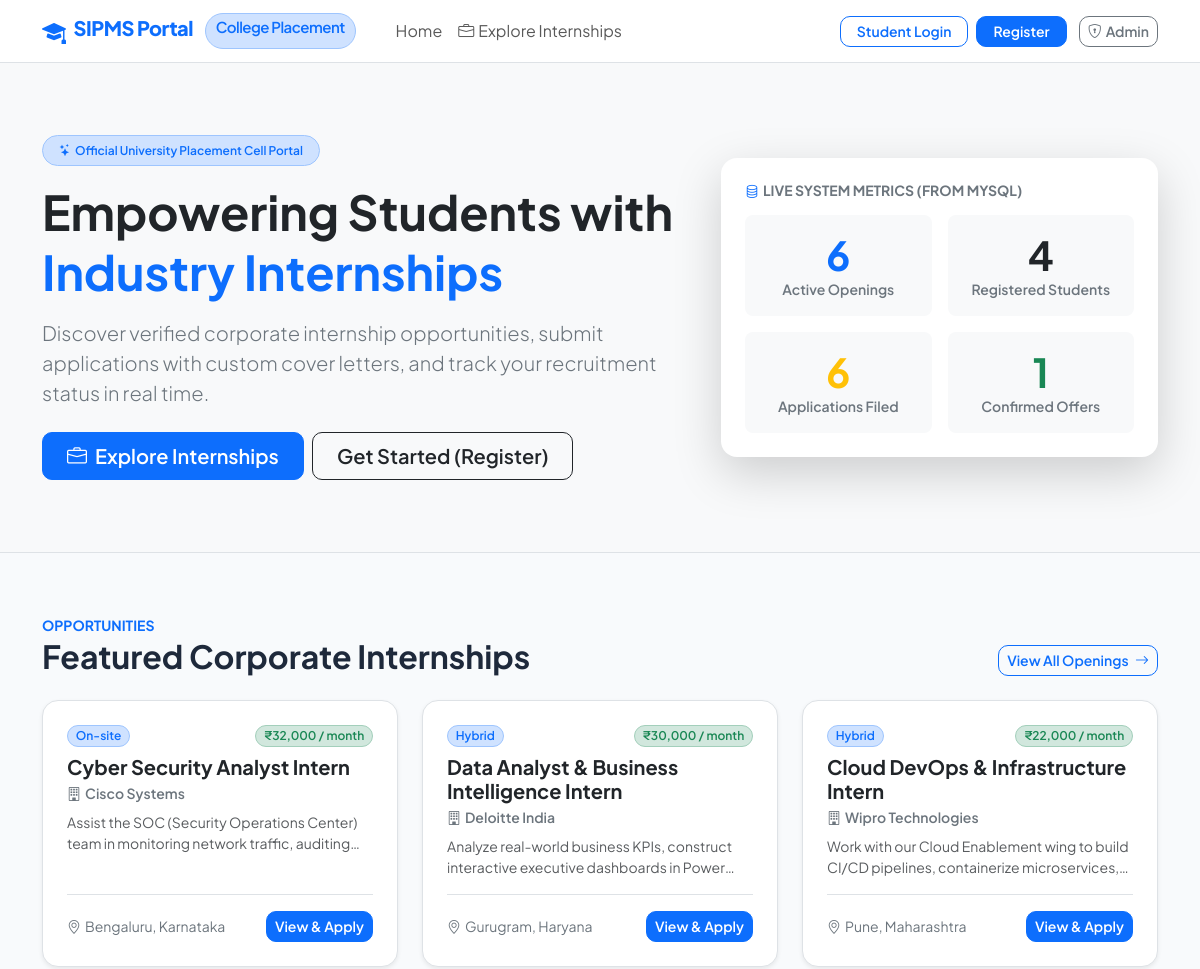
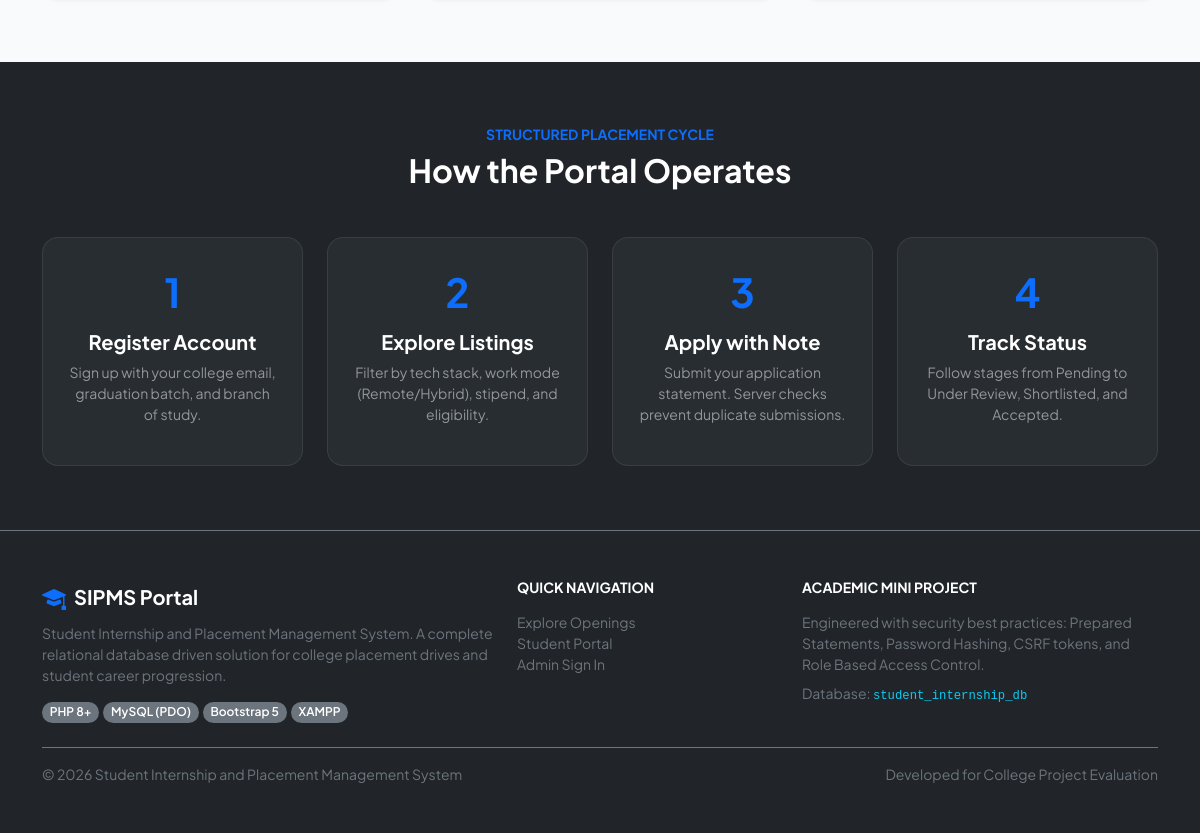
/student-internship-management/index.php, run on the app's committed database (2 pictures, top to bottom).
### tables this page shows
CREATE TABLE `internships` (
  `id` INT UNSIGNED NOT NULL AUTO_INCREMENT,
  `title` VARCHAR(200) NOT NULL,
  `company_name` VARCHAR(150) NOT NULL,
  `description` TEXT NOT NULL,
  `required_skills` VARCHAR(255) NOT NULL,
  `eligibility` VARCHAR(255) NOT NULL,
  `location` VARCHAR(150) NOT NULL,
  `work_mode` ENUM('Remote', 'Hybrid', 'On-site') NOT NULL DEFAULT 'On-site',
  `duration` VARCHAR(100) NOT NULL,
  `stipend` VARCHAR(100) NOT NULL,
  `available_positions` INT NOT NULL DEFAULT 1,
  `application_deadline` DATE NOT NULL,
  `status` ENUM('Active', 'Closed') NOT NULL DEFAULT 'Active',
  `created_by` INT UNSIGNED NOT NULL,
  `created_at` TIMESTAMP NOT NULL DEFAULT CURRENT_TIMESTAMP,
  `updated_at` TIMESTAMP NOT NULL DEFAULT CURRENT_TIMESTAMP ON UPDATE CURRENT_TIMESTAMP,
  PRIMARY KEY (`id`),
  KEY `idx_internships_status` (`status`),
  KEY `idx_internships_deadline` (`application_deadline`),
  KEY `idx_internships_created_by` (`created_by`),
  CONSTRAINT `fk_internships_created_by` 
    FOREIGN KEY (`created_by`) REFERENCES `users` (`id`) 
    ON DELETE RESTRICT ON UPDATE CASCADE
);

### student-internship-management/includes/functions.php (called while the page is built, shortened)
<?php
function e(?string $str): string
{
    return htmlspecialchars((string)$str, ENT_QUOTES, 'UTF-8');
}

### student-internship-management/index.php (the view, shortened to what this page needs)
<?php
require_once __DIR__ . '/includes/functions.php';
$pdo = Database::getConnection();
$stmtStudents = $pdo->query("SELECT COUNT(*) AS total FROM users WHERE role = 'student'");
$totalStudents = (int)($stmtStudents->fetch()['total'] ?? 0);
$stmtInternships = $pdo->query("SELECT COUNT(*) AS total FROM internships WHERE status = 'Active'");
$activeInternships = (int)($stmtInternships->fetch()['total'] ?? 0);
$stmtApplications = $pdo->query("SELECT COUNT(*) AS total FROM applications");
$totalApplications = (int)($stmtApplications->fetch()['total'] ?? 0);
$stmtAccepted = $pdo->query("SELECT COUNT(*) AS total FROM applications WHERE status = 'Accepted'");
$acceptedApplications = (int)($stmtAccepted->fetch()['total'] ?? 0);
$stmtRecent = $pdo->query("SELECT * FROM internships WHERE status = 'Active' ORDER BY id DESC LIMIT 3");
$recentInternships = $stmtRecent->fetchAll();
require_once __DIR__ . '/includes/header.php';
require_once __DIR__ . '/includes/navbar.php';
?>
<main>
    <section class="py-5 bg-light border-bottom">
        <div class="container py-4">
            <div class="row align-items-center g-5">
                <div class="col-lg-7">
                    <span class="badge bg-primary-subtle text-primary border border-primary-subtle px-3 py-2 mb-3">
                        <i class="bi bi-stars me-1"></i>Official University Placement Cell Portal
                    </span>
                    <h1 class="display-5 fw-bold text-dark lh-sm mb-3">
                        Empowering Students with <span class="text-primary">Industry Internships</span>
                    </h1>
                    <p class="lead text-secondary mb-4">
                        Discover verified corporate internship opportunities, submit applications with custom cover letters, and track your recruitment status in real time.
                    </p>
                    <div class="d-flex flex-wrap gap-2">
                        <a href="student/internships.php" class="btn btn-primary btn-lg px-4">
                            <i class="bi bi-briefcase me-2"></i>Explore Internships
                        </a>
                        <a href="register.php" class="btn btn-outline-dark btn-lg px-4">
                            Get Started (Register)
                        </a>
                    </div>
                </div>
                <div class="col-lg-5">
                    <div class="card shadow-lg p-4 bg-white border-0">
                        <h6 class="text-uppercase text-secondary fw-bold small mb-3">
                            <i class="bi bi-database me-1 text-primary"></i>Live System Metrics (from MySQL)
                        </h6>
                        <div class="row g-3 text-center">
                            <div class="col-6">
                                <div class="p-3 bg-light rounded-3">
                                    <div class="display-6 fw-bold text-primary"><?= $activeInternships ?></div>
                                    <div class="small text-secondary fw-semibold">Active Openings</div>
                                </div>
                            </div>
                            <div class="col-6">
                                <div class="p-3 bg-light rounded-3">
                                    <div class="display-6 fw-bold text-indigo"><?= $totalStudents ?></div>
                                    <div class="small text-secondary fw-semibold">Registered Students</div>
                                </div>
                            </div>
                            <div class="col-6">
                                <div class="p-3 bg-light rounded-3">
                                    <div class="display-6 fw-bold text-warning"><?= $totalApplications ?></div>
                                    <div class="small text-secondary fw-semibold">Applications Filed</div>
                                </div>
                            </div>
                            <div class="col-6">
                                <div class="p-3 bg-light rounded-3">
                                    <div class="display-6 fw-bold text-success"><?= $acceptedApplications ?></div>
                                    <div class="small text-secondary fw-semibold">Confirmed Offers</div>
                                </div>
                            </div>
                        </div>
                    </div>
                </div>
            </div>
        </div>
    </section>
    <section class="py-5">
        <div class="container py-3">
            <div class="d-flex justify-content-between align-items-end mb-4">
                <div>
                    <h6 class="text-primary text-uppercase fw-bold small mb-1">Opportunities</h6>
                    <h2 class="fw-bold mb-0">Featured Corporate Internships</h2>
                </div>
                <a href="student/internships.php" class="btn btn-outline-primary btn-sm">
                    View All Openings <i class="bi bi-arrow-right ms-1"></i>
                </a>
            </div>
            <div class="row g-4">
                <?php if (empty($recentInternships)): ?>
                    <div class="col-12 text-center py-5 text-secondary">
                        <i class="bi bi-inbox fs-1 d-block mb-2"></i>
                        No active internships listed yet.
                    </div>
                <?php else: ?>
                    <?php foreach ($recentInternships as $item): ?>
                        <div class="col-md-4">
                            <div class="card h-100 p-4 border shadow-sm d-flex flex-column justify-content-between">
                                <div>
                                    <div class="d-flex justify-content-between align-items-center mb-2">
                                        <span class="badge bg-primary-subtle text-primary border border-primary-subtle">
                                            <?= e($item['work_mode']) ?>
                                        </span>
                                        <span class="badge bg-success-subtle text-success border border-success-subtle">
                                            <?= e($item['stipend']) ?>
                                        </span>
                                    </div>
                                    <h5 class="fw-bold mb-1 text-dark"><?= e($item['title']) ?></h5>
                                    <p class="text-secondary small fw-semibold mb-2">
                                        <i class="bi bi-building me-1"></i><?= e($item['company_name']) ?>
                                    </p>
                                    <p class="small text-muted mb-3" style="display: -webkit-box; -webkit-line-clamp: 2; -webkit-box-orient: vertical; overflow: hidden;">
                                        <?= e($item['description']) ?>
                                    </p>
                                </div>
                                <div>
                                    <div class="border-top pt-3 d-flex justify-content-between align-items-center small text-secondary">
                                        <span><i class="bi bi-geo-alt me-1"></i><?= e($item['location']) ?></span>
                                        <a href="student/internship-details.php?id=<?= $item['id'] ?>" class="btn btn-sm btn-primary">
                                            View & Apply
                                        </a>
                                    </div>
                                </div>
                            </div>
                        </div>
                    <?php endforeach; ?>
                <?php endif; ?>
            </div>
        </div>
    </section>
    <section class="py-5 bg-dark text-white">
        <div class="container py-3">
            <div class="text-center max-w-2xl mx-auto mb-5">
                <h6 class="text-primary text-uppercase fw-bold small">Structured Placement Cycle</h6>
                <h2 class="fw-bold">How the Portal Operates</h2>
            </div>
            <div class="row g-4 text-center">
                <div class="col-md-3">
                    <div class="p-4 bg-secondary bg-opacity-10 rounded-4 border border-secondary border-opacity-25 h-100">
                        <div class="fs-1 fw-bold text-primary mb-2">1</div>
                        <h5 class="fw-bold">Register Account</h5>
                        <p class="small text-white-50">Sign up with your college email, graduation batch, and branch of study.</p>
                    </div>
                </div>
                <div class="col-md-3">
                    <div class="p-4 bg-secondary bg-opacity-10 rounded-4 border border-secondary border-opacity-25 h-100">
                        <div class="fs-1 fw-bold text-primary mb-2">2</div>
                        <h5 class="fw-bold">Explore Listings</h5>
                        <p class="small text-white-50">Filter by tech stack, work mode (Remote/Hybrid), stipend, and eligibility.</p>
                    </div>
                </div>
                <div class="col-md-3">
                    <div class="p-4 bg-secondary bg-opacity-10 rounded-4 border border-secondary border-opacity-25 h-100">
                        <div class="fs-1 fw-bold text-primary mb-2">3</div>
                        <h5 class="fw-bold">Apply with Note</h5>
                        <p class="small text-white-50">Submit your application statement. Server checks prevent duplicate submissions.</p>
                    </div>
                </div>
                <div class="col-md-3">
                    <div class="p-4 bg-secondary bg-opacity-10 rounded-4 border border-secondary border-opacity-25 h-100">
                        <div class="fs-1 fw-bold text-primary mb-2">4</div>
                        <h5 class="fw-bold">Track Status</h5>
                        <p class="small text-white-50">Follow stages from Pending to Under Review, Shortlisted, and Accepted.</p>
                    </div>
                </div>
            </div>
        </div>
    </section>
</main>
<?php
require_once __DIR__ . '/includes/footer.php';
?>

### data on the page
internships: work_mode "On-site", stipend "₹32,000 / month", title "Cyber Security Analyst Intern", company_name "Cisco Systems", description "Assist the SOC (Security Operations Center) team in monitoring network traffic,…", location "Bengaluru, Karnataka"
internships: work_mode "Hybrid", stipend "₹30,000 / month", title "Data Analyst & Business Intelligence Intern", company_name "Deloitte India", description "Analyze real-world business KPIs, construct interactive executive dashboards in…", location "Gurugram, Haryana"
internships: work_mode "Hybrid", stipend "₹22,000 / month", title "Cloud DevOps & Infrastructure Intern", company_name "Wipro Technologies", description "Work with our Cloud Enablement wing to build CI/CD pipelines, containerize…", location "Pune, Maharashtra"

### other printed values
$activeInternships "6"
$totalStudents "4"
$totalApplications "6"
$acceptedApplications "1"
